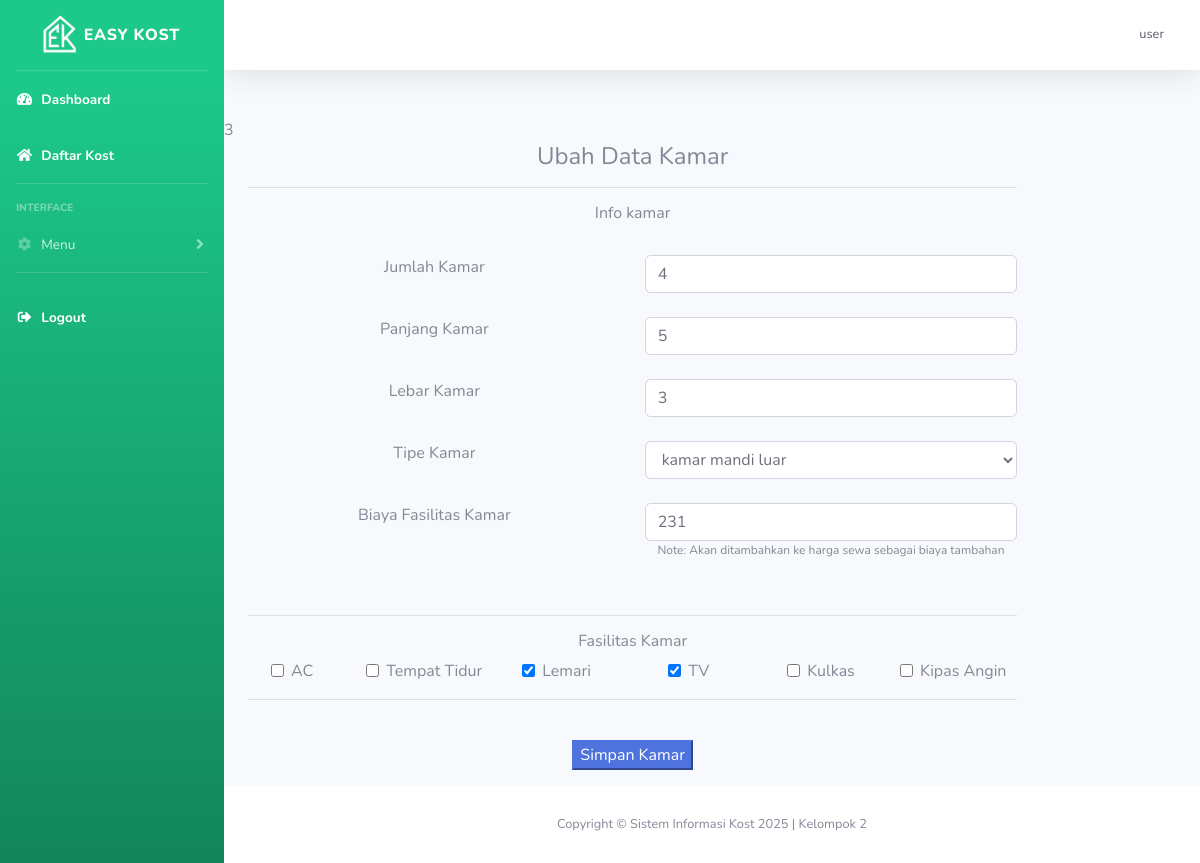
The page /kost/edit-kamar.php?id_kamar=3 (signed in) on the database as committed earlier.
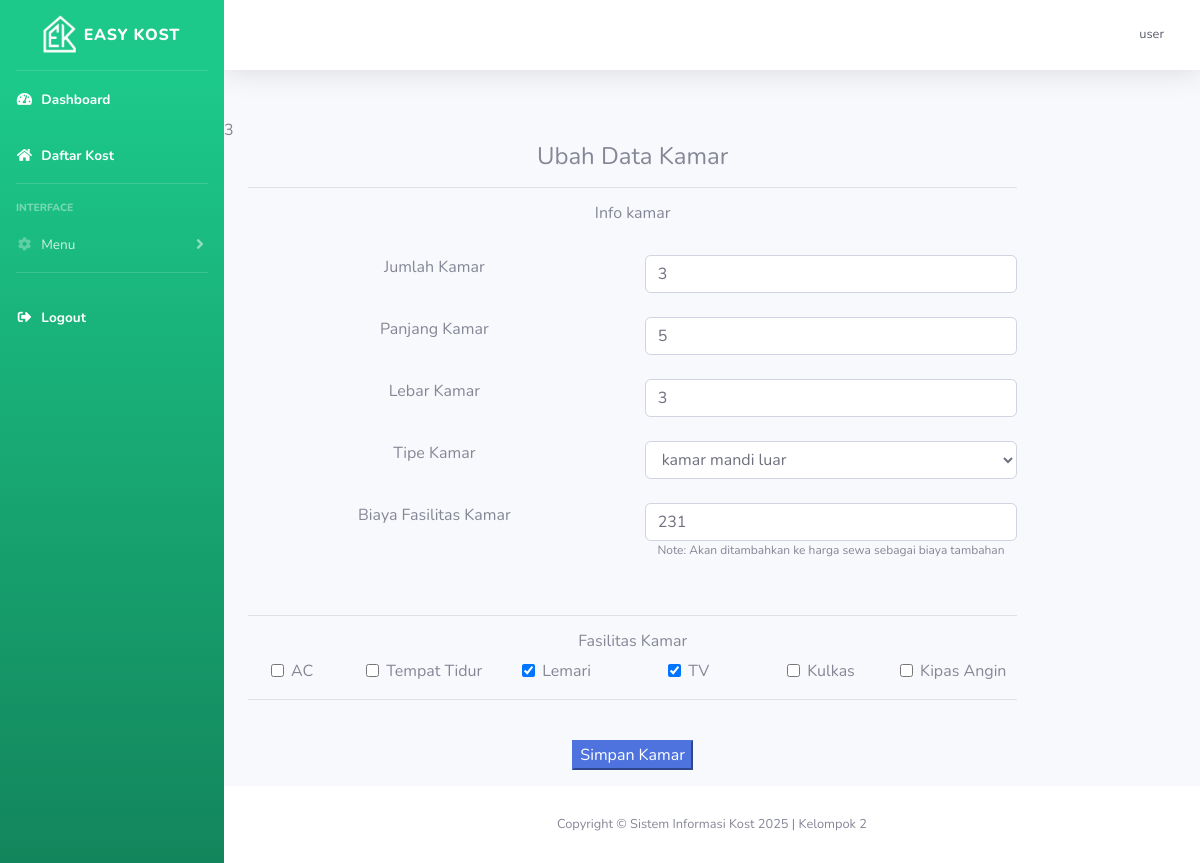
The same page on the database as committed later.
### tables this page shows
CREATE TABLE `kamar` (
  `id_kamar` int(11) NOT NULL,
  `id_kost` int(11) NOT NULL,
  `jumlah_kamar` int(11) NOT NULL,
  `panjang_kamar` int(11) NOT NULL,
  `lebar_kamar` int(11) NOT NULL,
  `tipe_kamar` varchar(255) NOT NULL,
  `biaya_fasilitas` int(11) NOT NULL,
  `fasilitas_kamar` varchar(255) NOT NULL
);

### kost/edit-kamar.php (the view, shortened to what this page needs)
<?php
include "template/header.php";
$kamar = $_GET['id_kamar'];
echo $kamar;
$query = mysqli_query($koneksi, "SELECT * FROM kamar WHERE id_kamar=$kamar");
$d = mysqli_fetch_array($query);
$o = explode(', ', $d['fasilitas_kamar']);
?>
<div class="container text-center">
    <div class="row">
        <div class="col-md-10">
            <form action="php/kamar_proses.php?id_kamar=<?php echo $kamar ?>" method="post">
                <h4 class="text-center">Ubah Data Kamar</h4>
                <hr>
                <h6>Info kamar</h6>
                <br>
                <div class="row">
                    <div class="col"><label for="jumlah_kamar">Jumlah Kamar</label></div>
                    <div class="col"> <input type="number" name="jumlah_kamar" id="jumlah_kamar" class="form-control" value="<?php echo $d['jumlah_kamar'] ?>"></div>
                </div>
                <br>
                <div class="row">
                    <div class="col"><label for="panjang_kamar">Panjang Kamar</label></div>
                    <div class="col"> <input type="number" name="panjang_kamar" id="panjang_kamar" class="form-control" value="<?php echo $d['panjang_kamar'] ?>"></div>
                </div>
                <br>
                <div class="row">
                    <div class="col"><label for="lebar_kamar">Lebar Kamar</label></div>
                    <div class="col"> <input type="number" name="lebar_kamar" id="lebar_kamar" class="form-control" value="<?php echo $d['lebar_kamar'] ?>"></div>
                </div>
                <br>
                <div class="row">
                    <div class="col">Tipe Kamar</div>
                    <div class="col">
                        <select name="tipe_kamar" id="" class="form-control" required>
                            <option value="<?php echo $d['tipe_kamar'] ?>" selected><?php echo $d['tipe_kamar'] ?></option>
                        </select>
                    </div>
                </div>
                <br>
                <div class="row">
                    <div class="col">Biaya Fasilitas Kamar</div>
                    <div class="col text-md-left">
                        <input type="number" name="biaya_fasilitas" id="" class="form-control" value="<?php echo $d['biaya_fasilitas'] ?>" placeholder="Rp.">
                    </div>
                </div>
                <div class="row">
                    <div class="col"></div>
                    <div class="col">
                        <p style="font-size: 12px">Note: Akan ditambahkan ke harga sewa sebagai biaya tambahan</p>
                    </div>
                </div>
                <br>
                <hr>
                <h6>Fasilitas Kamar</h6>
                <div class="row">
                    <div class="col"><input type="checkbox" name="fasilitas_kamar[]" class="form-check-input" value="AC" <?php in_array('AC', $o) ? print 'checked' : '' ?>>AC</div>
                    <div class="col"><input type="checkbox" name="fasilitas_kamar[]" class="form-check-input" value="Tempat Tidur" <?php in_array('Tempat Tidur', $o) ? print 'checked' : '' ?>>Tempat Tidur</div>
                    <div class="col"><input type="checkbox" name="fasilitas_kamar[]" class="form-check-input" value="Lemari" <?php in_array('Lemari', $o) ? print 'checked' : '' ?>>Lemari</div>
                    <div class="col"><input type="checkbox" name="fasilitas_kamar[]" class="form-check-input" value="TV" <?php in_array('TV', $o) ? print 'checked' : '' ?>>TV</div>
                    <div class="col"><input type="checkbox" name="fasilitas_kamar[]" class="form-check-input" value="Kulkas" <?php in_array('Kulkas', $o) ? print 'checked' : '' ?>>Kulkas</div>
                    <div class="col"><input type="checkbox" name="fasilitas_kamar[]" class="form-check-input" value="Kipas Angin" <?php in_array('Kipas Angin', $o) ? print 'checked' : '' ?>>Kipas Angin</div>
                </div>
                <hr>
                <br>
                <div class="row">
                    <div class="col">
                        <button name="ubah_kamar" type="submit" class="btn-primary">Simpan Kamar</button>
                    </div>
                </div>
            </form>
        </div>
    </div>
</div>
<?php
include "template/footer.php";
?>

Rows that differ between the two databases and show on the page:
changed kamar "kamar mandi luar": jumlah_kamar "4" → "3"
